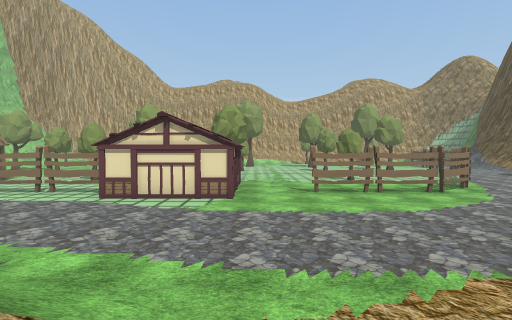
view 1 (above)

22 first-person views from a walk through a scene from a Unity 3-D project. The camera is 1.2 m above the floor, tilts 2° down and sees 85° across. The floor is counted in squares, 2 m on a side. Each view is taken from the middle of a square. On the plan, view 1 faces up. The plan holds only what a view shows up to about 9 squares ahead; the rest is blank. The place goes on beyond the plan. Some animated figures are left out. Some surface patterns are stand-ins.

view 2
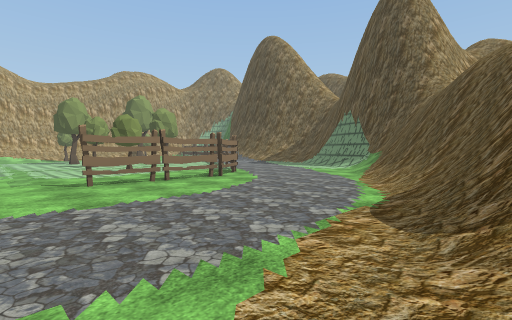

view 3
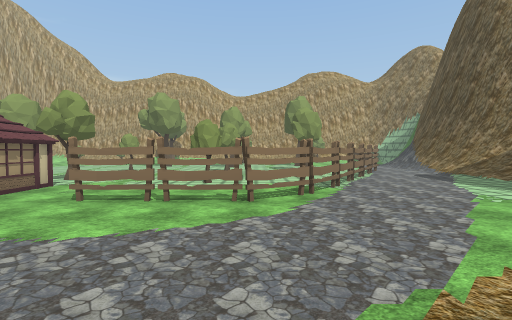

view 4
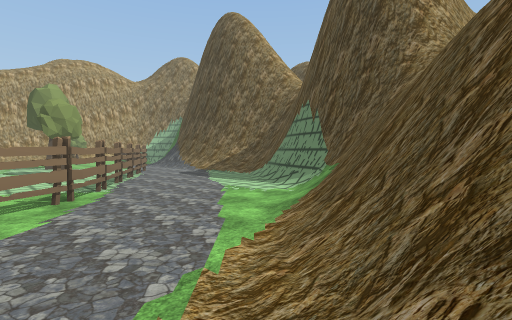

view 5
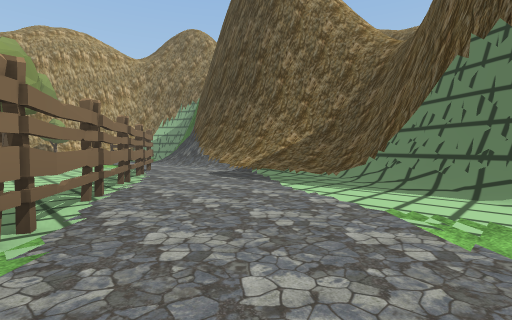

view 6
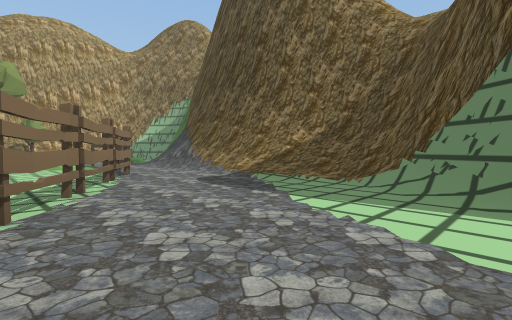

view 7
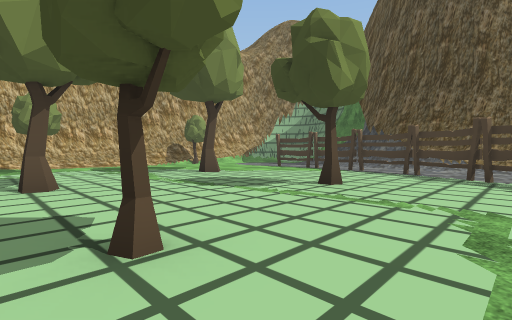

view 8
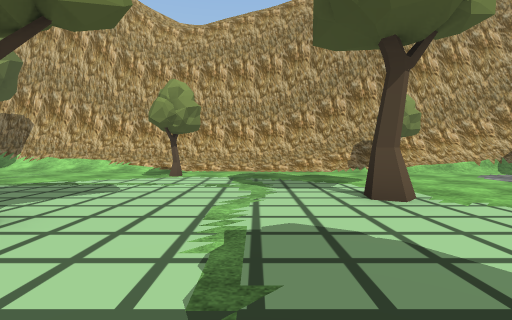

view 9
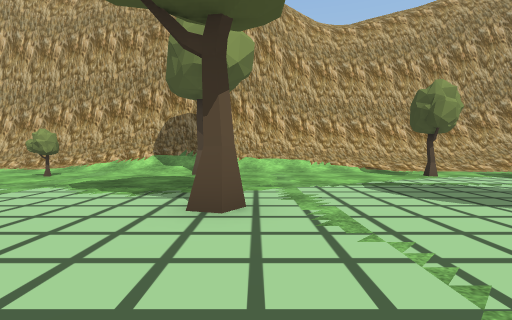

view 10
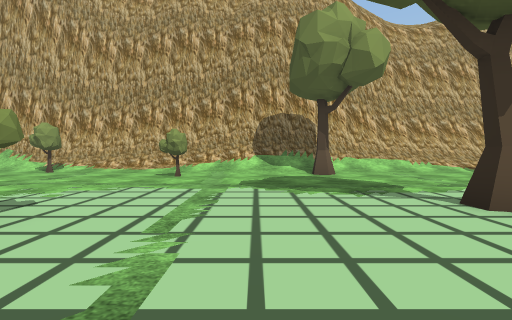

view 11
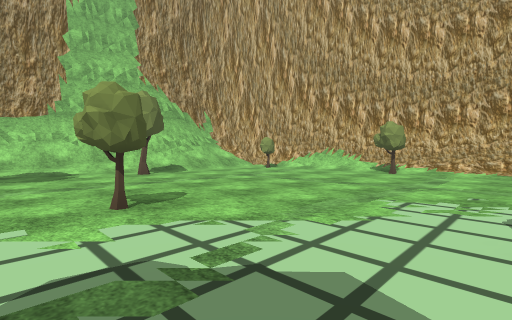

view 12
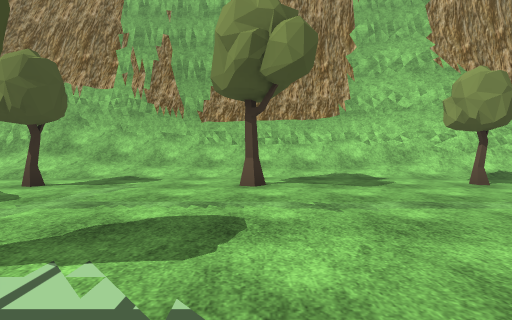

view 13
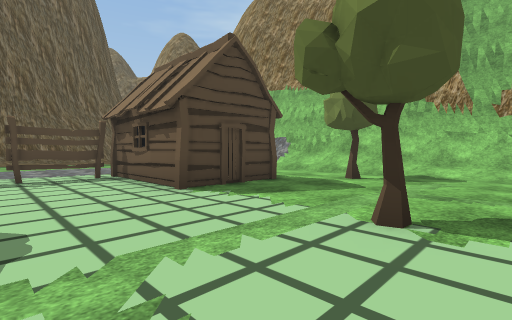

view 14
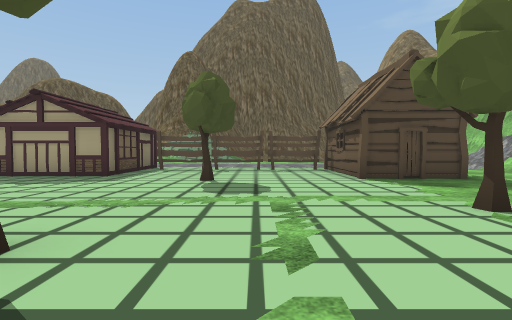

view 15
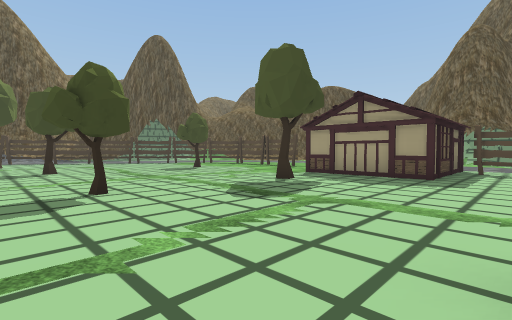

view 16
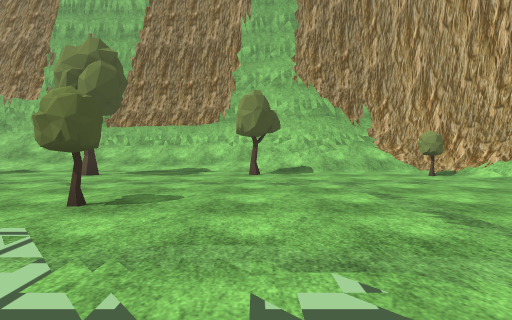

view 17
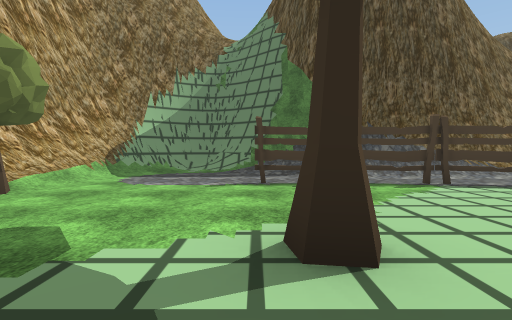

view 18
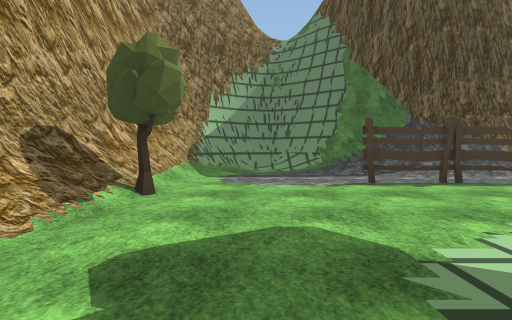

view 19
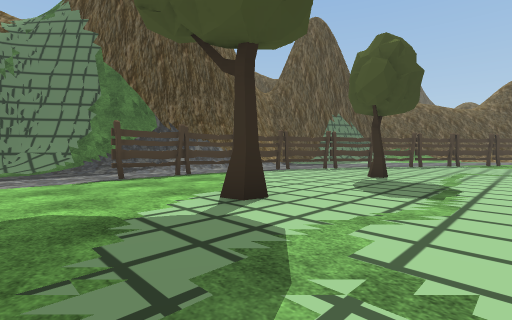

view 20
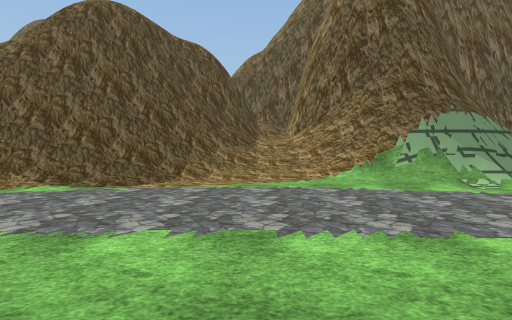

view 21
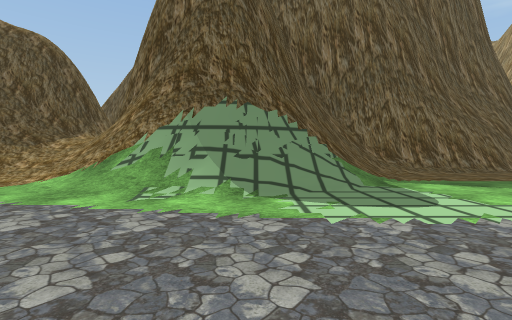

view 22
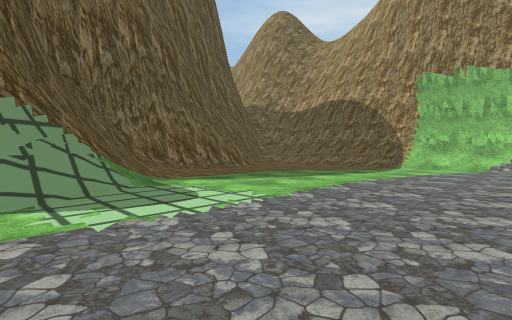

### Floor plan
Key: @ floor where view 1 was taken; # wall or solid block; . floor; / step, stairs or slope; = window, fence, low wall or low ledge; H house; F fence; T tree.
Columns run from 17 left of view 1 to 15 right of it. Each row starts with its distance up from view 1.
 25     #########################
 24   ####//T//////////////.///T####
 23   #/T...T.......T....T.........##
 22   #/........T...................#
 21   #/.........................../#
 20  ##/.....................T..F./##
 19 ##//T............T..........F./#
 18 ##/........TT........T......F./#
 17 #//.....T... ...............F.##
 16 #//......................T..F.#
 15 #//.T.......T...T....T......F.#
 14 #//........................F..##
 13 #//.....T.................F...=#
 12 #//.......................F.../#
 11 #///T...........T........F..../#
 10 #///..HHH..T.........T..F...../#
  9 ##//..H H.....H H.......F..../##
  8  #=/. H H.....H H.....FF.....##
  7  ##/   HFFFFFF  H..FFFF...../#
  6   //.......................//#
  5  #//....................../=##
  4   //....................//###
  3    /...................//##
  2     ......../////...///###
  1      ......//###/////####
  0       ....//#####@//###
 -1       ...//##   #///##
 -2      #######    #####
 -3      #

Positions as (right, up) in squares from view 1, and headings:
1: (0, 0), facing up
2: (0, 1), facing up-right
3: (5, 2), facing up
4: (5, 2), facing up-right
5: (7, 7), facing up-right
6: (8, 8), facing up-right
7: (3, 13), facing up-right
8: (6, 16), facing up
9: (0, 16), facing up
10: (-3, 16), facing up
11: (-6, 16), facing up-left
12: (-8, 15), facing left
13: (-7, 14), facing down-left
14: (-7, 16), facing down
15: (-5, 16), facing down-right
16: (-6, 19), facing left
17: (6, 20), facing right
18: (6, 22), facing right
19: (5, 22), facing down-right
20: (1, 7), facing down
21: (-4, 6), facing down
22: (-4, 6), facing down-left
